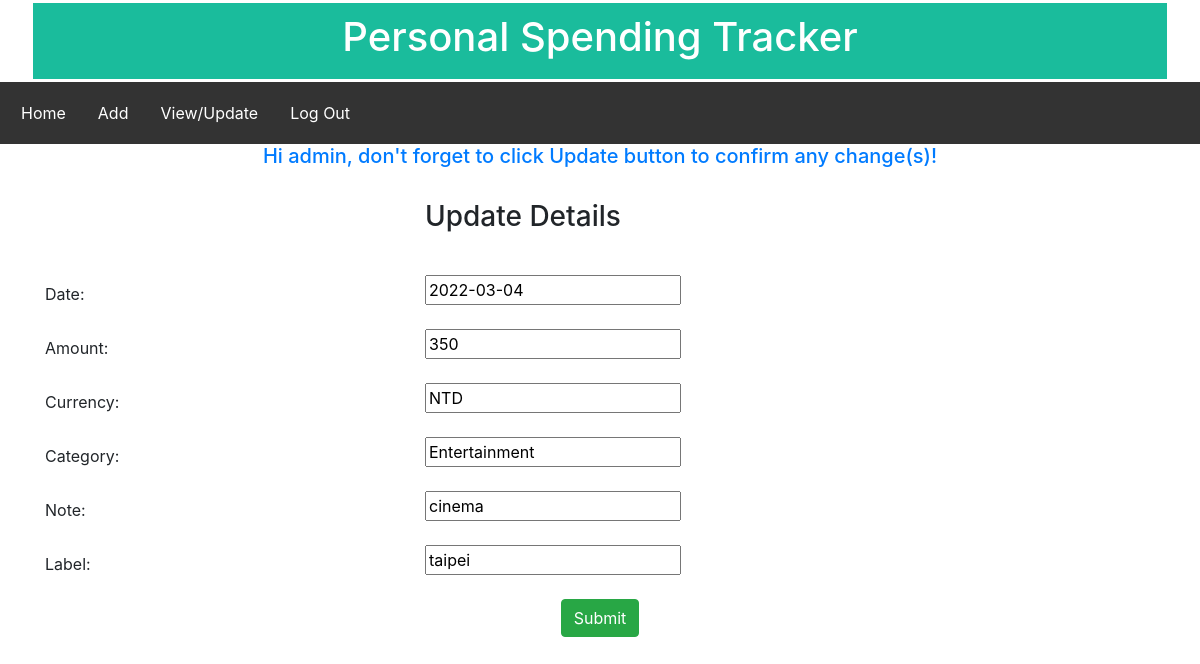
The app's page /edit/21 (signed in) with its own data.
### Record/models.py (models this page shows)
class SpendingTrs(models.Model):
    currency_choices = (
        ('NTD', 'NTD'),
    )
    category_choices = (
        ('Food', 'FOOD'),
        ('Bills', 'BILLS'),
        ('Travel', 'TRAVEL'),
        ('Healthcare', 'HEALTHCARE'),
        ('Entertainment', 'ENTERTAINMENT'),
        ('Other', 'OTHER'),
    )
    user = models.CharField('Username', max_length=50)
    date = models.DateField('Date')
    amount = models.IntegerField('Amount Spent', default=0)
    category = models.CharField('Category', choices=category_choices, max_length=50)
    currency = models.CharField('Currency', choices=currency_choices, max_length=3)
    note = models.CharField('Transaction Note', max_length=200)
    label = models.CharField('Label', max_length=50)

### Record/views.py (the view)
# urls.py: path('edit/<int:id>', edit_record, name='edit'),
def edit_record(request, id):
    record = SpendingTrs.objects.get(id=id)
    print(connection.queries)
    return render(request, 'Record/edit_transaction.html', {'record': record})

### templates/Record/edit_transaction.html (shortened to what this page needs)
<!DOCTYPE html>
<html lang="en">
<head>
</head>
<body>
{% extends 'base.html' %}
{% block content %}
{% if user.is_authenticated %}
<ul style="
list-style-type: none;
margin: 0;
padding: 5px;
overflow: hidden;
background-color: #333;">
    <li style="display: inline; float:left;"><a style="display: block;
  color: white;
  text-align: center;
  padding: 14px 16px;
  text-decoration: none;" href="{% url 'home' %}">Home</a></li>
    <li style="display: inline; float:left;"><a style="display: block;
  color: white;
  text-align: center;
  padding: 14px 16px;
  text-decoration: none;" href="{% url 'add transaction' %}">Add</a></li>
    <li style="display: inline; float:left;"><a style="display: block;
  color: white;
  text-align: center;
  padding: 14px 16px;
  text-decoration: none;" href="{% url 'show' %}">View/Update</a></li>
    <li style="display: inline; float:left;"><a style="display: block;
  color: white;
  text-align: center;
  padding: 14px 16px;
  text-decoration: none;" href="{% url 'logout' %}">Log Out</a></li>
</ul>
    <form method="POST" class="post-form" action="/update/{{record.id}}">
    <div class="container">
        <div class="container" style="padding: 0px;margin: 0px auto 0px auto;">
            <h5 class="text-primary text-center">
                Hi {{ user.username }}, don't forget to click Update button to confirm any change(s)!
            </h5>
        </div>
        <br>
        <div class="form-group row">
            <label class="col-lg-4 col-lg-offset-4 col-form-label"></label>
            <div class="col-lg-4 col-lg-offset-4">
            <h3>Update Details</h3>
            </div>
        </div>
        <div class="form-group row">
            <div class="col-lg-4 col-lg-offset-4">
            </div>
        </div>
        <div class="form-group row">
            <label class="col-lg-4 col-lg-offset-4 col-form-label">Date:</label>
            <div class="col-lg-4 col-lg-offset-4">
                <input type="text" name="date" id="id_date" required value="{{ record.date|date:'Y-m-d' }}" />
            </div>
        </div>
        <div class="form-group row">
            <label class="col-lg-4 col-lg-offset-4 col-form-label">Amount:</label>
            <div class="col-lg-4 col-lg-offset-4">
                <input type="number" name="amount" id="id_amount" required value="{{ record.amount }}" />
            </div>
        </div>
        <div class="form-group row">
            <label class="col-lg-4 col-lg-offset-4 col-form-label">Currency:</label>
            <div class="col-lg-4 col-lg-offset-4">
                <input type="text" name="currency" id="id_currency" required value="{{ record.currency }}" />
            </div>
        </div>
        <div class="form-group row">
            <label class="col-lg-4 col-lg-offset-4 col-form-label">Category:</label>
            <div class="col-lg-4 col-lg-offset-4">
                <input type="text" name="category" id="id_category" required value="{{ record.category }}" />
            </div>
        </div>
        <div class="form-group row">
            <label class="col-lg-4 col-lg-offset-4 col-form-label">Note:</label>
            <div class="col-lg-4 col-lg-offset-4">
                <input type="text" name="note" id="id_note" required value="{{ record.note }}" />
            </div>
        </div>
        <div class="form-group row">
            <label class="col-lg-4 col-lg-offset-4 col-form-label">Label:</label>
            <div class="col-lg-4 col-lg-offset-4">
                <input type="text" name="label" id="id_label" required value="{{ record.label }}" />
            </div>
        </div>
        <div class="text-center">
                <button type="submit" class="btn btn-success" style="margin: auto;">Submit</button>
        </div>
    </div>
</form>
{% else %}
  <p>You are not logged in</p>
  <a href="{% url 'login' %}">Log In</a>
{% endif %}
{% endblock %}

### records on screen
SpendingTrs: date "2022-03-04", amount "350", currency "NTD", category "Entertainment", note "cinema", label "taipei"

### other values on screen
{{ user.username }} "admin"
